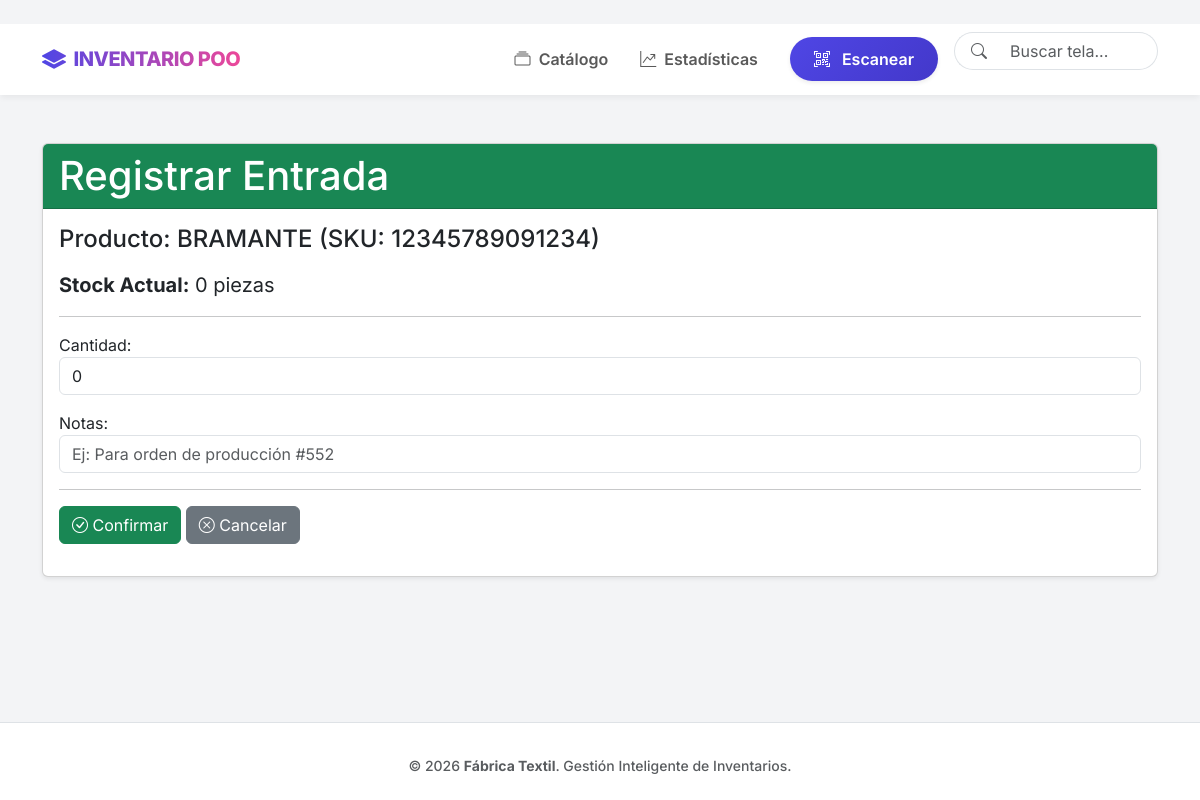
Screenshot of /inventario/producto/12345789091234/registrar-entrada/ (signed in) with the database file from the repository.
### app/models.py (models this page shows, shortened)
class Producto(models.Model):
    sku = models.CharField(max_length=50, unique=True, primary_key=True, verbose_name="SKU")
    nombre_tela = models.CharField(max_length=200, verbose_name="Nombre de Tela (Artículo)")
    tipo = models.CharField(max_length=50, choices=TIPO_CHOICES, default='Tela')
    color = models.CharField(max_length=100, blank=True, null=True)
    composicion = models.CharField(max_length=200, blank=True, null=True)
    largo = models.DecimalField(max_digits=5, decimal_places=2, blank=True, null=True, verbose_name="Largo (m)")
    ancho = models.DecimalField(max_digits=5, decimal_places=2, blank=True, null=True, verbose_name="Ancho (m)")
    peso_por_pieza = models.DecimalField(max_digits=10, decimal_places=2, blank=True, null=True, verbose_name="Peso por Pieza (kg)")
    peso_aprox = models.DecimalField(max_digits=10, decimal_places=2, blank=True, null=True, verbose_name="Peso Aproximado (kg)")
    paquete_pz = models.IntegerField(blank=True, null=True, verbose_name="Piezas por Paquete (PAQUETE)")
    paquetes_bulto = models.IntegerField(blank=True, null=True, verbose_name="Paquetes por Bulto")
    bulto_pz = models.IntegerField(blank=True, null=True, verbose_name="Piezas por Bulto (BULTO)")
    pz = models.IntegerField(default=0, verbose_name="Piezas (Stock Actual)")
    ubicacion = models.CharField(max_length=100, blank=True, null=True, verbose_name="Ubicación")
    descripcion = models.TextField(blank=True, null=True, verbose_name="Descripción / Notas")

### app/views.py (the view)
# urls.py: path('producto/<str:producto_sku>/registrar-entrada/', views.registrar_entrada, name='registrar_entrada'),
@login_required
def registrar_entrada(request, producto_sku):
    producto = get_object_or_404(Producto, sku=producto_sku)
    if request.method == 'POST':
        form = MovimientoForm(request.POST)
        if form.is_valid():
            movimiento = form.save(commit=False)
            movimiento.producto = producto
            movimiento.tipo_movimiento = 'ENTRADA'
            if request.user.is_authenticated:
                movimiento.usuario = request.user
            movimiento.save()
            cantidad_entrada = form.cleaned_data.get('cantidad', 0)
            producto.pz += cantidad_entrada
            producto.save()
            return redirect('app:detalle_producto', sku=producto.sku)
    else:
        form = MovimientoForm()
    contexto = { 'form': form, 'producto': producto, 'titulo': 'Registrar Entrada' }
    return render(request, 'app/registrar_movimiento.html', contexto)

### app/forms.py
class MovimientoForm(forms.ModelForm):
    class Meta:
        model = MovimientoInventario
        fields = ['cantidad', 'notas']
        widgets = {
            'cantidad': forms.NumberInput(attrs={'class': 'form-control', 'placeholder': 'Ej: 10'}),
            'notas': forms.TextInput(attrs={'class': 'form-control', 'placeholder': 'Ej: Para orden de producción #552'}),
        }

### app/templates/app/registrar_movimiento.html (shortened to what this page needs)
﻿{% extends "app/base.html" %}
{% block content %}
<div class="card shadow-sm">
    <div class="card-header
        {% if titulo == 'Registrar Entrada' %} bg-success text-white
        {% elif titulo == 'Registrar Salida' %} bg-danger text-white
        {% endif %}">
        <h1 class="mb-0">{{ titulo }}</h1>
    </div>
    <div class="card-body">
        <h4 class="mb-3">
            Producto: {{ producto.nombre_tela }} (SKU: {{ producto.sku }})
        </h4>
        <p class="fs-5">
            <strong>Stock Actual:</strong> {{ producto.pz }} piezas
        </p>
        <hr>
        <form method="post">
            {{ form.as_p }}
            <hr>
            <button type="submit" class="btn
                {% if titulo == 'Registrar Entrada' %} btn-success
                {% elif titulo == 'Registrar Salida' %} btn-danger
                {% else %} btn-primary
                {% endif %}">
                <i class="bi bi-check-circle"></i> Confirmar
            </button>
            <a href="{% url 'app:detalle_producto' sku=producto.sku %}" class="btn btn-secondary">
                <i class="bi bi-x-circle"></i> Cancelar
            </a>
        </form>
    </div>
</div>
{% endblock %}

### app/static/app/css/style.css (style rules this page uses)
:root { --primary-color: #4f46e5; --secondary-color: #ec4899; --bg-color: #f3f4f6; --glass-bg: rgba(255, 255, 255, 0.95); --text-dark: #1f2937; --text-light: #6b7280; --radius: 16px; --shadow: 0 10px 30px -10px rgba(0, 0, 0, 0.1); }
body { background-color: var(--bg-color); font-family: 'Inter', system-ui, -apple-system, sans-serif; color: var(--text-dark); min-height: 100vh; display: flex; flex-direction: column; }

### rows the page displays
Producto: nombre_tela "BRAMANTE", sku "12345789091234", pz "0"

### other values shown
{{ titulo }} "Registrar Entrada"
